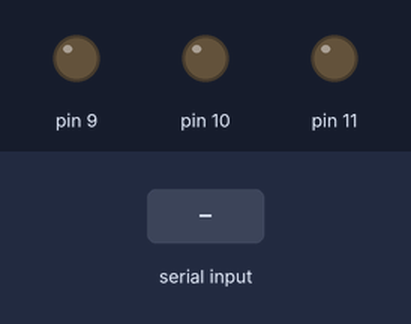
A sketch run on a simulated Arduino Uno, built with avr-gcc and run on an emulated ATmega328P. On the bench: output pins drawn as LEDs (lit = HIGH). Inputs (shaded band) come from the test bench.

Above: at 1.2 s.
1.3 s: "90,45,200&" received over Serial
At 4.1 s:
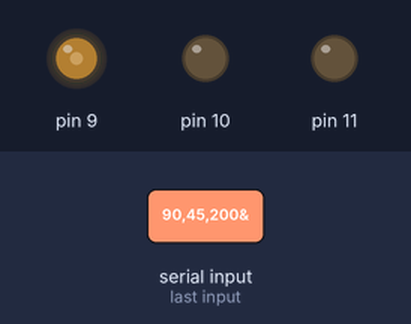
4.3 s: "30,150,10&" received over Serial
At 7.0 s:
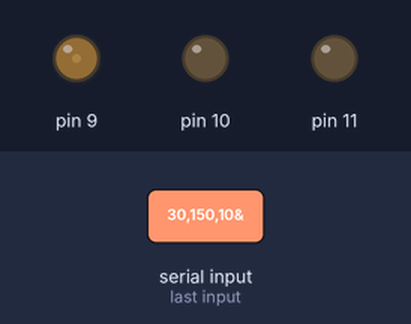
7.3 s: "200&" received over Serial
At 9.9 s:
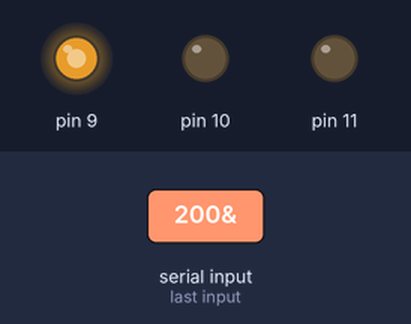
10.3 s: "90,45&" received over Serial
At 13.0 s:
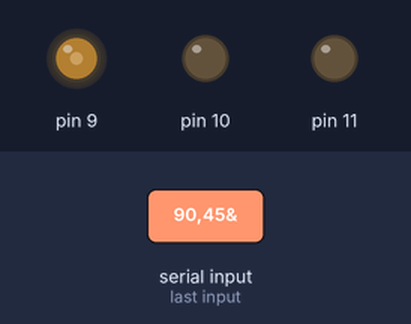
13.3 s: "30,150&" received over Serial
At 15.6 s:
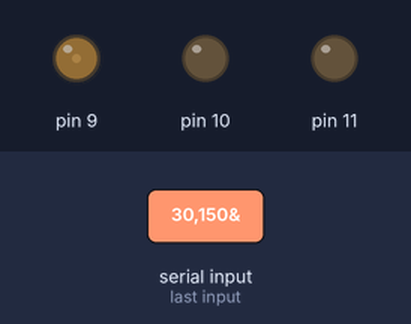
Timing chart, 0 to 17.1 s (numbered marks = the images above; inputs shaded):
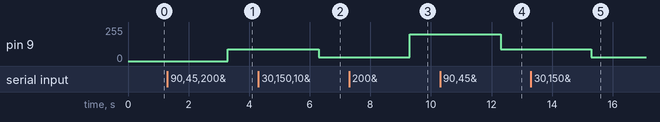

Measured:
- after the input at 1.3 s, pin 9: 0/255 → 90/255 after 2.0 s
- after the input at 4.3 s, pin 9: 90/255 → 30/255 after 2.0 s
- after the input at 7.3 s, pin 9: 30/255 → 200/255 after 2.0 s
- after the input at 10.3 s, pin 9: 200/255 → 90/255 after 2.0 s
- after the input at 13.3 s, pin 9: 90/255 → 30/255 after 2.0 s

The sketch:

labDay2_2.ino
```cpp
String valueRed;
String valueGreen;
String valueBlue;
int red;
int green;
int blue;

void RGB(int red,int green,int blue){
  analogWrite(9,red);
  analogWrite(10,green);
  analogWrite(11,blue);
}


void setup() {
  Serial.begin(115200);
  pinMode(9,OUTPUT);
  pinMode(10,OUTPUT);
  pinMode(11,OUTPUT);

}

void loop() {
  if (Serial.available() > 0) {
  valueRed=Serial.readStringUntil('&');
  valueGreen=Serial.readStringUntil('&');
  valueBlue=Serial.readStringUntil('\n');
  red=valueRed.toInt();
  green=valueGreen.toInt();
  blue=valueBlue.toInt();
  RGB(red,green,blue);
  }

}
```
